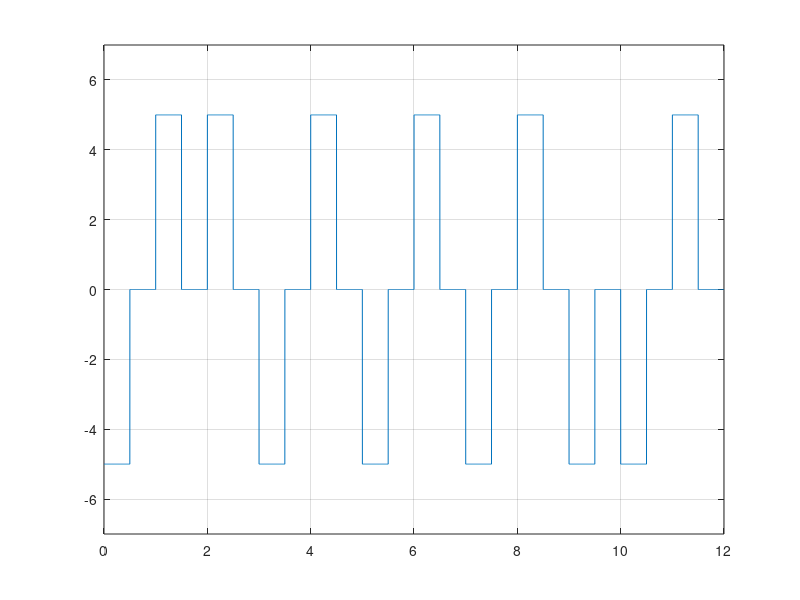

MATLAB code to generate this figure:
clear;

bits = [0,1,1,0,1,0,1,0,1,0,0,1];

bit_rate = 1;
voltage = 5;
sign = 1;

tmp = voltage;
x = 1;
voltage = voltage*sign;

for i = 1:length(bits)
    if(bits(i)==0)
        y_level(x) = -voltage;
        y_level(x + 1) = 0;
    else
        y_level(x) = +voltage;
        y_level(x + 1) = 0;
    end
    x = x + 2;
end

voltage = tmp;
Time = length(bits)/bit_rate;
sampling_frequency = 1000;
sampling_period = 1/sampling_frequency;
time = 0:sampling_period:Time;

x = 1;


for i = 1:length(time)
    y_value(i)= y_level(x);
    if time(i)*bit_rate*2>=x
        x = x + 1;
    end
end


plot(time,y_value);
grid on;
axis([0 Time -voltage-2 voltage+2]);


% demodulation

x = 1;
st = 1;
tmp = sign;

for i = 1:length(time)
  dm = y_value(i)/voltage;
  if time(i)*bit_rate*2 >= x
      if mod(x,2)==1
          if dm == tmp
            ans_bits(st)=0;
          else
            ans_bits(st)=1;
          end
          st = st + 1;
      end
      x = x + 1;
  end
 end

 disp('Demodulation : ')
 disp(ans_bits)


